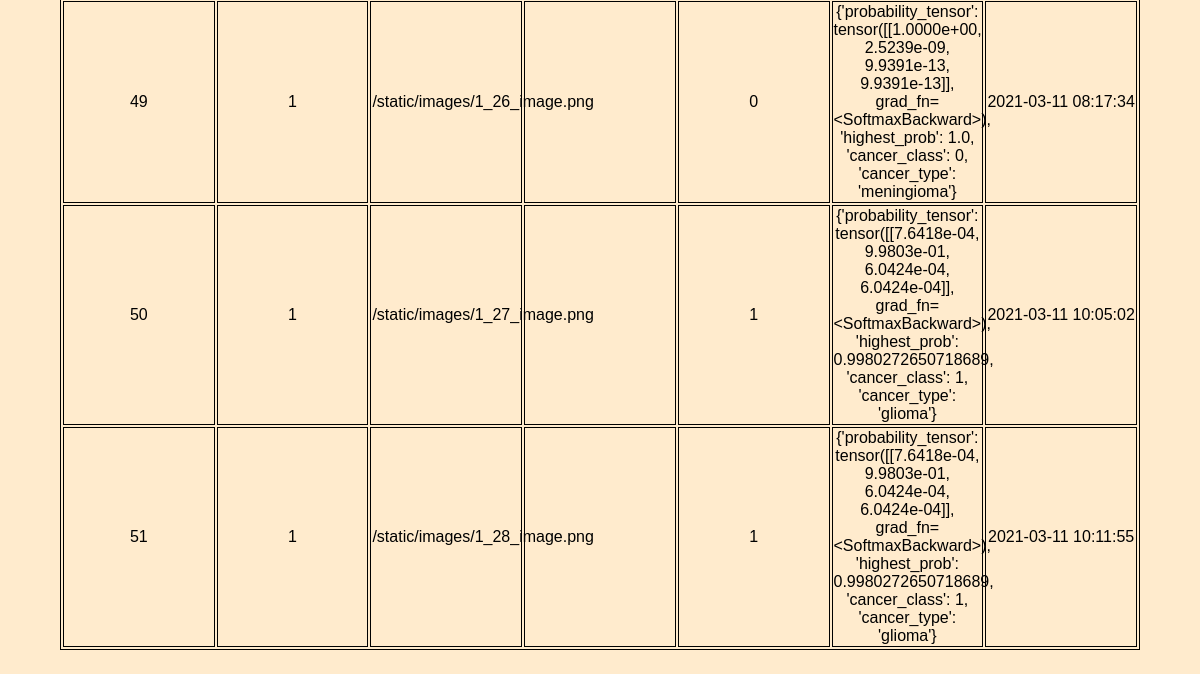
The app's page / (lower part), older data.
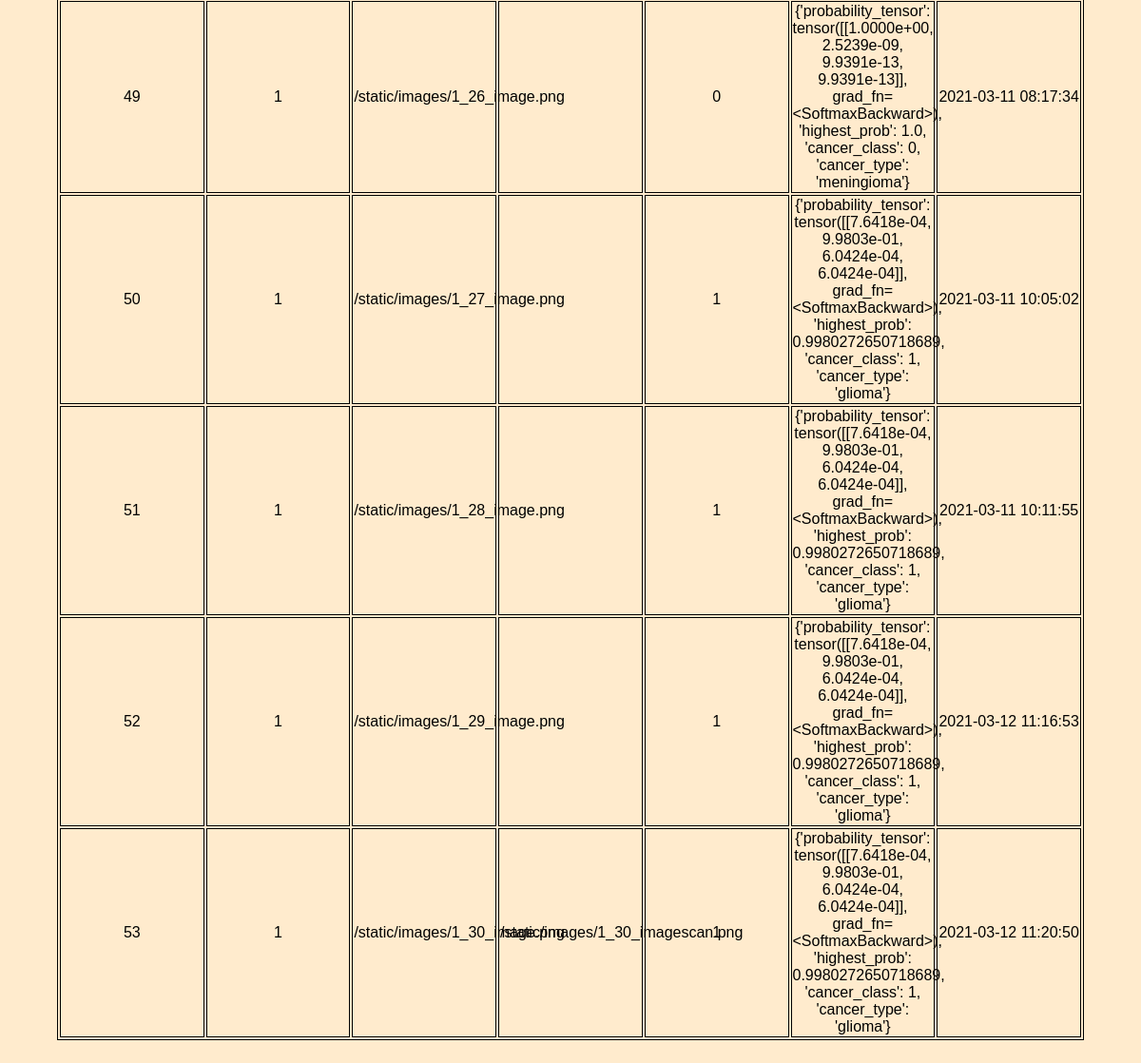
The same page, newer data.
### app.py (models this page shows, shortened)
class Images(db.Model):
    __bind_key__ = 'images'
    id = db.Column(db.Integer, primary_key=True)
    user_id = db.Column(db.Integer, ForeignKey(Users.id), nullable=True)
    image_path = db.Column(db.String(200), nullable=False)
    cancer_class = db.Column(db.Integer, nullable=True)
    scan_image_path = db.Column(db.String(200), nullable=True)
    notes = db.Column(db.String(200), nullable=True)
    date_time_added = db.Column(db.String(10))

### app.py (the view)
@app.route('/', methods=['POST', 'GET'])
def index():
    if request.method == 'POST':
        new_username = request.form['username']
        new_password = request.form['password']
        confirm_new_password = request.form['confirm_password']
        new_email = request.form['email']
        if new_username != "":
            if new_password != "":
                if new_password == confirm_new_password:
                    new_user = Users(username=new_username,
                                     password=new_password,
                                     email=new_email)
                    try:
                        db.session.add(new_user)
                        db.session.commit()
                        user_id = Users.query.filter(
                            Users.username.like(new_username),
                            Users.password.like(new_password)).first().id
                        return redirect('/user_home')
                    except:
                        return 'there was an error adding ur new account'
                else:
                    return redirect('create_account/psw_not_same')
            else:
                return redirect('create_account/password_blank')
        else:
            return redirect('create_account/username_blank')
    else:
        users = Users.query.all()
        images = Images.query.all()
        return render_template('index.html', users=users, images=images)

### app.py (called while the page is built)
@app.after_request
def add_header(r):
    r.cache_control.max_age = 0
    print('no cache')
    return r

### templates/index.html (shortened to what this page needs)
{% extends 'base.html' %}
{% block body %}
<div class=login>
    <br>
    <br>
    <br>
    <br>
    <div class="tbl_container">
        <table>
            {% for image in images %}
                <tr>
                    <td>{{ image.id }}</td>
                    <td>{{ image.user_id }}</td>
                    <td>{{ image.image_path }}</td>
                    <td>{{ image.scan_image_path }}</td>
                    <td>{{ image.cancer_class }}</td>
                    <td>{{ image.notes }}</td>
                    <td>{{ image.date_time_added }}</td>
                </tr>
            {% endfor %}
        </table>
    </div>
</div>
{% endblock %}

Row changes from the older to the newer data that the page shows:
added Images: id "52", user_id "1", image_path "/static/images/1_29_image.png", cancer_class "1", notes "{'probability_tensor': tensor([[7.6418e-04, 9.9803e-01, 6.0424e-04, 6.0424e-04]], grad_fn=<SoftmaxBackward>), 'highest_prob': 0.9980272650718689, 'cancer_class': 1, 'cancer_type': 'glioma'}", date_time_added "2021-03-12 11:16:53"
added Images: id "53", user_id "1", image_path "/static/images/1_30_image.png", scan_image_path "/static/images/1_30_imagescan.png", cancer_class "1", notes "{'probability_tensor': tensor([[7.6418e-04, 9.9803e-01, 6.0424e-04, 6.0424e-04]], grad_fn=<SoftmaxBackward>), 'highest_prob': 0.9980272650718689, 'cancer_class': 1, 'cancer_type': 'glioma'}", date_time_added "2021-03-12 11:20:50"
